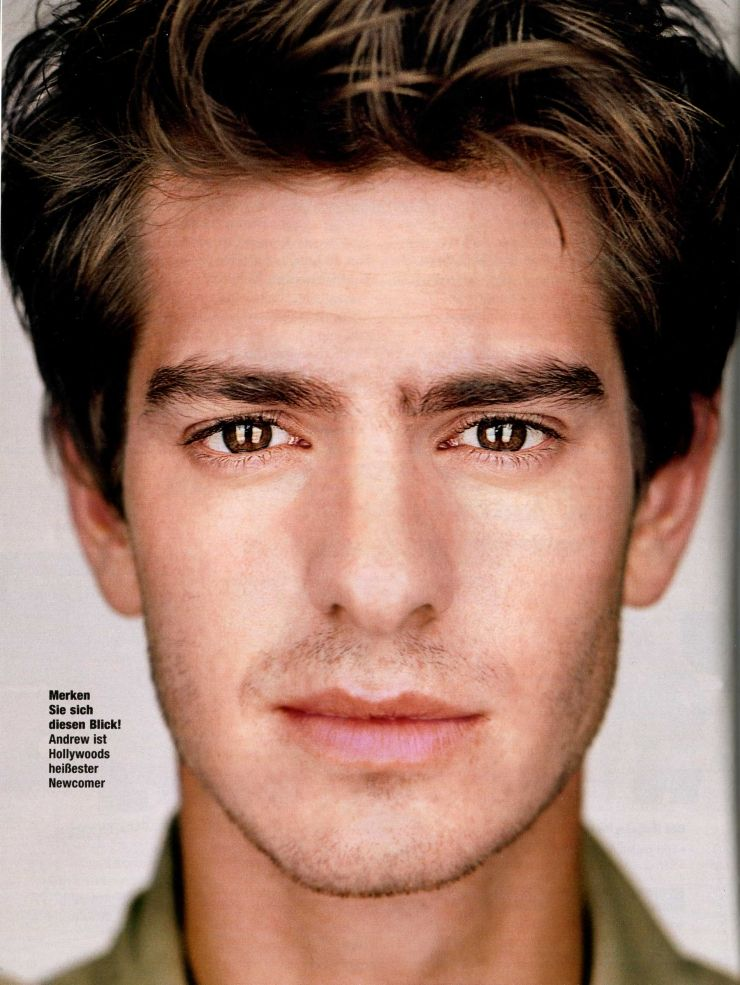
#> input picture ReconcedorFacial/Imagenes/5c4f88dd1a67284e536bd43b3d557254.jpg, 740 x 985 px, given in place of the camera
$ python CapturaCaras.py
#> lines starting #> are read from the running program, lines starting #| are printed output that depends on the picture
import cv2
import os
import imutils

persona='Andrew Garfield'
dataPath='C:\Saul\Escuela\ProyectosIA\IA\ReconcedorFacial\Data'# Es necesario Cambiar la ruta
PersonaPath=  dataPath + '/' + persona
if not os.path.exists(PersonaPath):
	print('Carpeta creada: ',PersonaPath)
	os.makedirs(PersonaPath)
cap = cv2.VideoCapture(0,cv2.CAP_DSHOW)
faceClassif = cv2.CascadeClassifier(cv2.data.haarcascades+'haarcascade_frontalface_default.xml')
count = 0
while True:

	ret, frame = cap.read()
#> frame is the input picture: shape (985, 740, 3); mean B, G, R 102.2, 115.9, 150.9
	if ret == False: break
	frame =  imutils.resize(frame, width=640)
#> frame: shape (851, 640, 3)
	gray = cv2.cvtColor(frame, cv2.COLOR_BGR2GRAY)
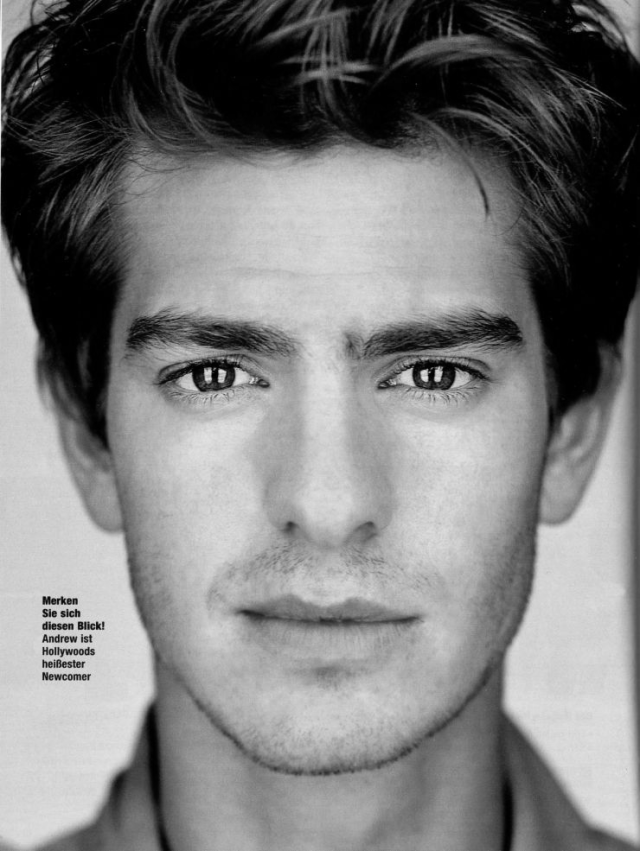
#> gray: shape (851, 640); min 0, max 250, mean 124.8
	auxFrame = frame.copy()

	faces = faceClassif.detectMultiScale(gray,1.3,5)
#> faces = [[62, 176, 513, 513]]

	for (x,y,w,h) in faces:
		cv2.rectangle(frame, (x,y),(x+w,y+h),(0,255,0),2)
		rostro = auxFrame[y:y+h,x:x+w]
		rostro = cv2.resize(rostro,(150,150),interpolation=cv2.INTER_CUBIC)
#> (the run stopped early here; a loop or call above may not have finished)

$ run again, on ReconcedorFacial/Imagenes/61bMYpHHXvL._AC_SX466_.jpg
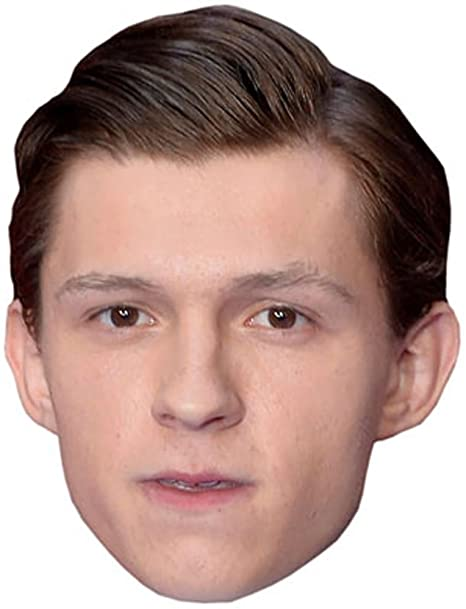
#> input picture ReconcedorFacial/Imagenes/61bMYpHHXvL._AC_SX466_.jpg, 466 x 609 px, given in place of the camera
#> frame is the input picture: shape (609, 466, 3); mean B, G, R 148.9, 155.8, 183.8
#> frame: shape (836, 640, 3)
#> `gray = cv2.cvtColor(frame, cv2.COLOR_BGR2GRAY)`:
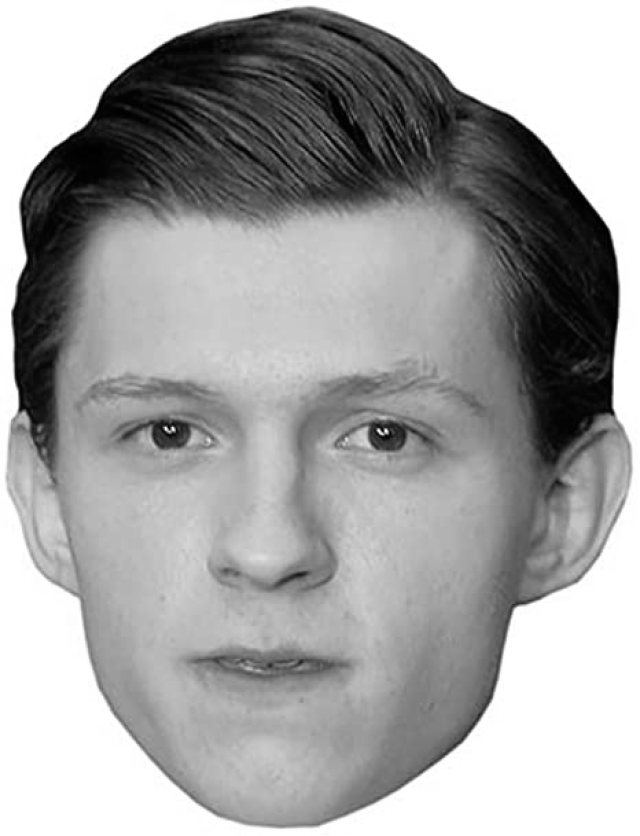
#> gray: shape (836, 640); min 0, max 255, mean 163.3
#> faces = [[40, 240, 489, 489]]

$ run again, on ReconcedorFacial/Imagenes/73c96804770db9b42a18231cfdd42656.jpg
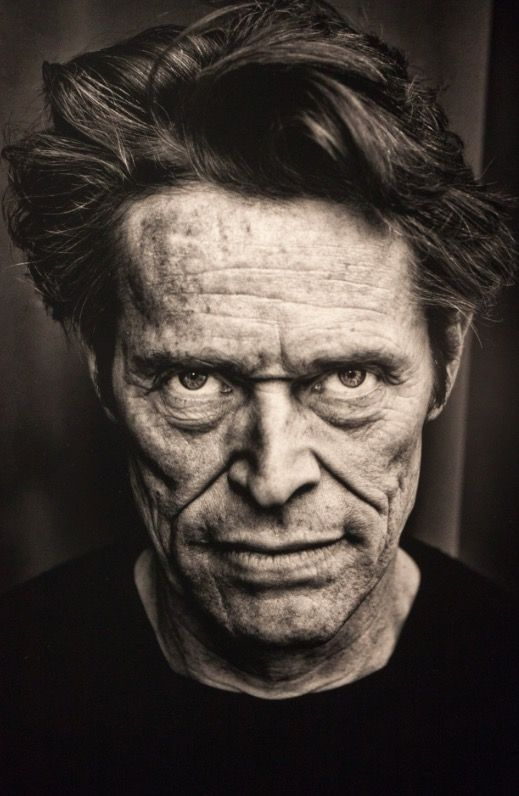
#> input picture ReconcedorFacial/Imagenes/73c96804770db9b42a18231cfdd42656.jpg, 519 x 796 px, given in place of the camera
#> frame is the input picture: shape (796, 519, 3); mean B, G, R 55, 60.6, 68.9
#> frame: shape (981, 640, 3)
#> `gray = cv2.cvtColor(frame, cv2.COLOR_BGR2GRAY)`:
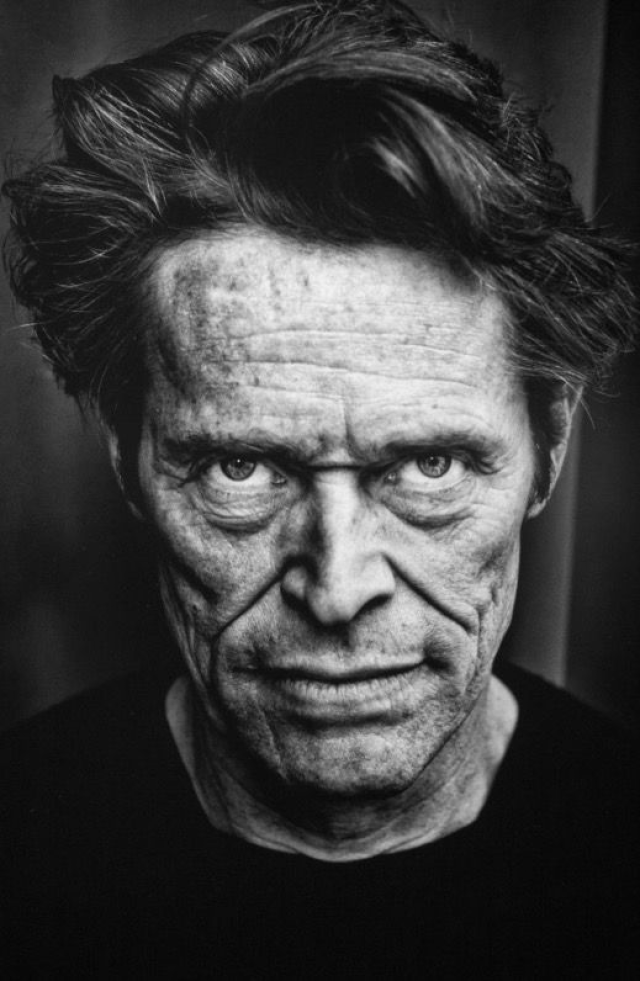
#> gray: shape (981, 640); min 2, max 244, mean 62.3
#> faces = [[87, 274, 502, 502]]

$ run again, on ReconcedorFacial/Imagenes/78dba6af3306685483fe8dc29e9813d7.jpg
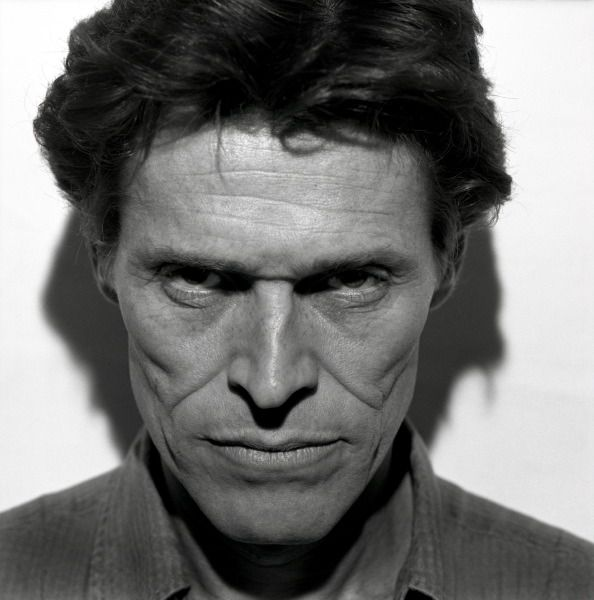
#> input picture ReconcedorFacial/Imagenes/78dba6af3306685483fe8dc29e9813d7.jpg, 594 x 600 px, given in place of the camera
#> frame is the input picture: shape (600, 594, 3); mean B, G, R 114, 115.3, 115.2
#> frame: shape (646, 640, 3)
#> faces = [[100, 155, 393, 393]]
